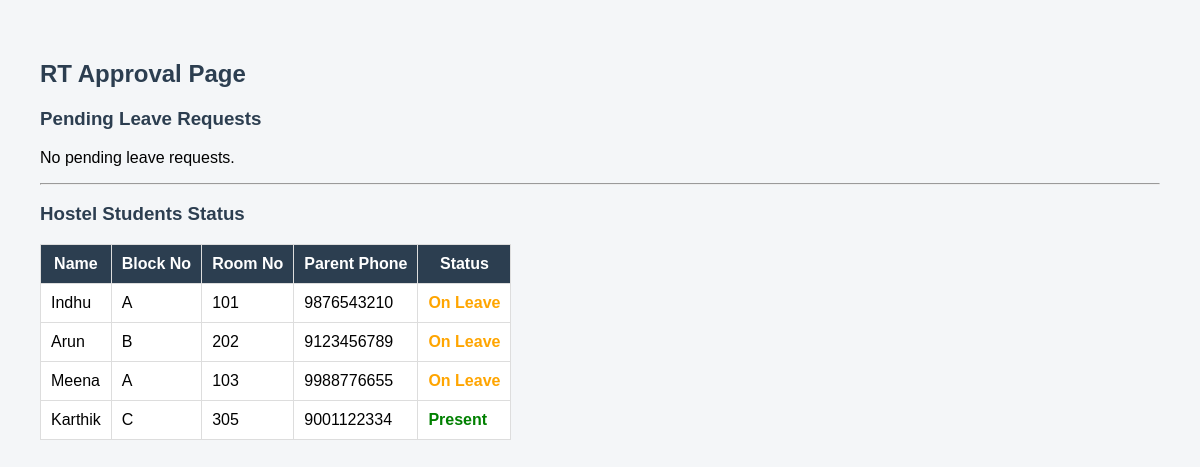
Screenshot of /rt with the database file from the repository.
### tables this page shows
CREATE TABLE students (
        id INTEGER PRIMARY KEY AUTOINCREMENT,
        name TEXT,
        parent_phone TEXT,
        block_no TEXT,
        room_no TEXT,
        status TEXT DEFAULT 'Present'
    );

### main.py (the view)
@app.get("/rt", response_class=HTMLResponse)
def rt_page(request: Request):
    conn = get_db()
    cursor = conn.cursor()
    cursor.execute("""
    SELECT leave_requests.*,
           students.name,
           students.block_no,
           students.room_no,
           students.parent_phone
    FROM leave_requests
    JOIN students ON leave_requests.student_id = students.id
    WHERE leave_requests.status = 'Pending'
    """)
    requests = cursor.fetchall()
    cursor.execute("SELECT * FROM students")
    students = cursor.fetchall()
    conn.close()
    return templates.TemplateResponse(
        "rt.html",
        {"request": request, "requests": requests, "students": students}
    )

### templates/rt.html (shortened to what this page needs)
<!DOCTYPE html>
<html>
<head>
    <link rel="stylesheet" href="/static/style.css">
</head>
<body>
<h2>RT Approval Page</h2>
<h3>Pending Leave Requests</h3>
{% if requests and requests|length > 0 %}
    {% for req in requests %}
    <div class="card">
        <p><b>Name:</b> {{ req.name }}</p>
        <p><b>Block:</b> {{ req.block_no }}</p>
        <p><b>Room:</b> {{ req.room_no }}</p>
        <p><b>Parent Phone:</b> {{ req.parent_phone }}</p>
        <p><b>Reason:</b> {{ req.reason }}</p>
        <form method="post" action="/update_leave/{{ req.id }}">
            <button name="action" value="approve" class="approve">Approve</button>
            <button name="action" value="reject" class="reject">Reject</button>
        </form>
    </div>
    {% endfor %}
{% else %}
    <p>No pending leave requests.</p>
{% endif %}
<hr>
<h3>Hostel Students Status</h3>
{% if students and students|length > 0 %}
<table border="1" cellpadding="10">
    <tr>
        <th>Name</th>
        <th>Block No</th>
        <th>Room No</th>
        <th>Parent Phone</th>
        <th>Status</th>
    </tr>
    {% for student in students %}
    <tr>
        <td>{{ student.name }}</td>
        <td>{{ student.block_no }}</td>
        <td>{{ student.room_no }}</td>
        <td>{{ student.parent_phone }}</td>
        <td>
            {% if student.status == "On Leave" %}
                <span style="color:orange;"><b>On Leave</b></span>
            {% elif student.status == "Out" %}
                <span style="color:red;"><b>Out</b></span>
            {% else %}
                <span style="color:green;"><b>Present</b></span>
            {% endif %}
        </td>
    </tr>
    {% endfor %}
</table>
{% else %}
    <p>No students found.</p>
{% endif %}
</body>
</html>

### static/style.css (style rules this page uses)
body { font-family: Arial, sans-serif; padding: 40px; background-color: #f4f6f8; margin: 0; }
h2, h3 { color: #2c3e50; }
table { border-collapse: collapse; background: white; }
table th { background-color: #2c3e50; color: white; }
table th, table td { padding: 10px; border: 1px solid #ddd; }

### rows the page displays
students: name "Indhu", block_no "A", room_no "101", parent_phone "9876543210", status "On Leave"
students: name "Arun", block_no "B", room_no "202", parent_phone "9123456789", status "On Leave"
students: name "Meena", block_no "A", room_no "103", parent_phone "9988776655", status "On Leave"
students: name "Karthik", block_no "C", room_no "305", parent_phone "9001122334", status "Present"
